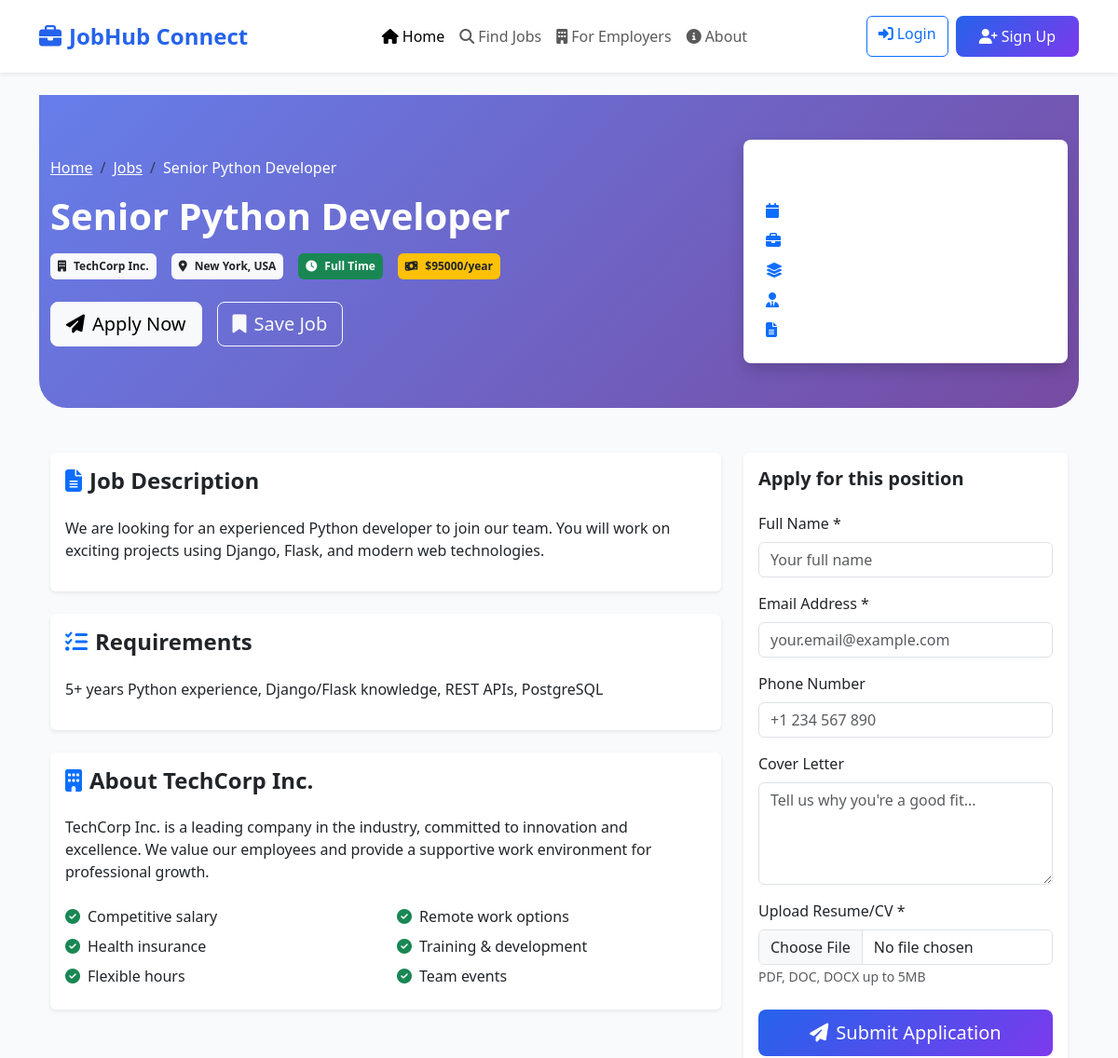
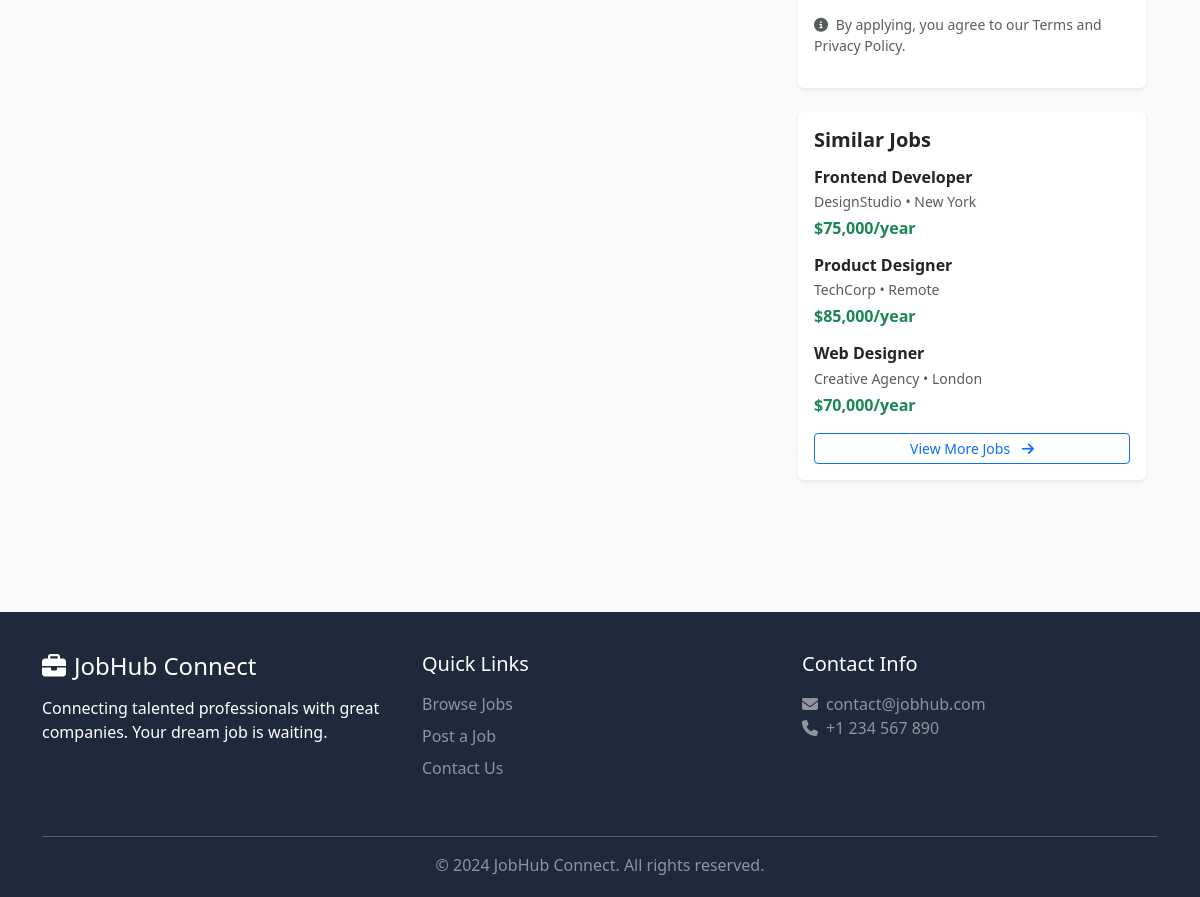
Screenshot of /job/2/ with the database file from the repository (2 pictures, top to bottom).
### jobs/models.py (models this page shows, shortened)
class Job(models.Model):
    JOB_TYPES = [
        ('full_time', 'Full Time'),
        ('part_time', 'Part Time'),
        ('contract', 'Contract'),
        ('internship', 'Internship'),
        ('remote', 'Remote'),
    ]
    CATEGORIES = [
        ('it', 'Information Technology'),
        ('engineering', 'Engineering'),
        ('healthcare', 'Healthcare'),
        ('finance', 'Finance'),
        ('marketing', 'Marketing'),
        ('education', 'Education'),
        ('other', 'Other'),
    ]
    title = models.CharField(max_length=200)
    company = models.CharField(max_length=200)
    location = models.CharField(max_length=200)
    job_type = models.CharField(max_length=20, choices=JOB_TYPES, default='full_time')
    category = models.CharField(max_length=50, choices=CATEGORIES, default='it')
    description = models.TextField()
    requirements = models.TextField()
    salary = models.DecimalField(max_digits=10, decimal_places=2, null=True, blank=True)
    posted_by = models.ForeignKey(User, on_delete=models.CASCADE)
    posted_date = models.DateTimeField(auto_now_add=True)
    is_active = models.BooleanField(default=True)
    class Meta:
        ordering = ['-posted_date']

### jobs/views.py (the view)
# urls.py: path('job/<int:job_id>/', views.job_detail, name='job_detail'),
def job_detail(request, job_id):
    job = get_object_or_404(Job, id=job_id, is_active=True)
    return render(request, 'job_detail.html', {'job': job})

### templates/job_detail.html (shortened to what this page needs)
{% extends 'base.html' %}
{% load static %}
{% block content %}
<section class="hero-section py-5" style="background: linear-gradient(135deg, #667eea 0%, #764ba2 100%);">
    <div class="container">
        <div class="row align-items-center">
            <div class="col-lg-8">
                <nav aria-label="breadcrumb">
                    <ol class="breadcrumb bg-transparent p-0">
                        <li class="breadcrumb-item"><a href="{% url 'home' %}" class="text-white">Home</a></li>
                        <li class="breadcrumb-item"><a href="#" class="text-white">Jobs</a></li>
                        <li class="breadcrumb-item active text-white" aria-current="page">{{ job.title }}</li>
                    </ol>
                </nav>
                <h1 class="text-white fw-bold mb-3">{{ job.title }}</h1>
                <div class="d-flex flex-wrap gap-3 mb-4">
                    <span class="badge bg-light text-dark p-2">
                        <i class="fas fa-building me-2"></i>{{ job.company }}
                    </span>
                    <span class="badge bg-light text-dark p-2">
                        <i class="fas fa-map-marker-alt me-2"></i>{{ job.location }}
                    </span>
                    <span class="badge bg-success p-2">
                        <i class="fas fa-clock me-2"></i>{{ job.get_job_type_display }}
                    </span>
                    {% if job.salary %}
                    <span class="badge bg-warning text-dark p-2">
                        <i class="fas fa-money-bill-wave me-2"></i>${{ job.salary|floatformat:0 }}/year
                    </span>
                    {% endif %}
                </div>
                <div class="d-flex gap-3">
                    <button class="btn btn-light btn-lg" onclick="applyForJob()">
                        <i class="fas fa-paper-plane me-2"></i>Apply Now
                    </button>
                    <button class="btn btn-outline-light btn-lg">
                        <i class="fas fa-bookmark me-2"></i>Save Job
                    </button>
                </div>
            </div>
            <div class="col-lg-4 text-center">
                <div class="bg-white rounded-3 p-4 shadow">
                    <h5 class="fw-bold mb-3">Job Summary</h5>
                    <div class="text-start">
                        <p class="mb-2"><i class="fas fa-calendar me-2 text-primary"></i><strong>Posted:</strong> {{ job.posted_date|date:"M d, Y" }}</p>
                        <p class="mb-2"><i class="fas fa-briefcase me-2 text-primary"></i><strong>Type:</strong> {{ job.get_job_type_display }}</p>
                        <p class="mb-2"><i class="fas fa-layer-group me-2 text-primary"></i><strong>Category:</strong> {{ job.get_category_display }}</p>
                        <p class="mb-2"><i class="fas fa-user-tie me-2 text-primary"></i><strong>Experience:</strong> Mid Level</p>
                        <p class="mb-0"><i class="fas fa-file-alt me-2 text-primary"></i><strong>Applications:</strong> 24 applied</p>
                    </div>
                </div>
            </div>
        </div>
    </div>
</section>
<section class="py-5">
    <div class="container">
        <div class="row">
            <div class="col-lg-8">
                <div class="card border-0 shadow-sm mb-4">
                    <div class="card-body">
                        <h4 class="fw-bold mb-4">
                            <i class="fas fa-file-alt text-primary me-2"></i>Job Description
                        </h4>
                        <p>{{ job.description|linebreaks }}</p>
                    </div>
                </div>
                <div class="card border-0 shadow-sm mb-4">
                    <div class="card-body">
                        <h4 class="fw-bold mb-4">
                            <i class="fas fa-list-check text-primary me-2"></i>Requirements
                        </h4>
                        {{ job.requirements|linebreaks }}
                    </div>
                </div>
                <div class="card border-0 shadow-sm">
                    <div class="card-body">
                        <h4 class="fw-bold mb-4">
                            <i class="fas fa-building text-primary me-2"></i>About {{ job.company }}
                        </h4>
                        <p>{{ job.company }} is a leading company in the industry, committed to innovation and excellence. We value our employees and provide a supportive work environment for professional growth.</p>
                        <div class="row mt-4">
                            <div class="col-md-6">
                                <p class="mb-2"><i class="fas fa-check-circle text-success me-2"></i>Competitive salary</p>
                                <p class="mb-2"><i class="fas fa-check-circle text-success me-2"></i>Health insurance</p>
                                <p class="mb-2"><i class="fas fa-check-circle text-success me-2"></i>Flexible hours</p>
                            </div>
                            <div class="col-md-6">
                                <p class="mb-2"><i class="fas fa-check-circle text-success me-2"></i>Remote work options</p>
                                <p class="mb-2"><i class="fas fa-check-circle text-success me-2"></i>Training & development</p>
                                <p class="mb-2"><i class="fas fa-check-circle text-success me-2"></i>Team events</p>
                            </div>
                        </div>
                    </div>
                </div>
            </div>
            <div class="col-lg-4">
                <div class="card border-0 shadow-sm sticky-top" style="top: 20px;">
                    <div class="card-body">
                        <h5 class="fw-bold mb-4">Apply for this position</h5>
                        <div class="mb-3">
                            <label class="form-label">Full Name *</label>
                            <input type="text" class="form-control" placeholder="Your full name">
                        </div>
                        <div class="mb-3">
                            <label class="form-label">Email Address *</label>
                            <input type="email" class="form-control" placeholder="your.email@example.com">
                        </div>
                        <div class="mb-3">
                            <label class="form-label">Phone Number</label>
                            <input type="tel" class="form-control" placeholder="+1 234 567 890">
                        </div>
                        <div class="mb-3">
                            <label class="form-label">Cover Letter</label>
                            <textarea class="form-control" rows="4" placeholder="Tell us why you're a good fit..."></textarea>
                        </div>
                        <div class="mb-4">
                            <label class="form-label">Upload Resume/CV *</label>
                            <input type="file" class="form-control">
                            <small class="text-muted">PDF, DOC, DOCX up to 5MB</small>
                        </div>
                        <button class="btn btn-primary w-100 btn-lg" onclick="submitApplication()">
                            <i class="fas fa-paper-plane me-2"></i>Submit Application
                        </button>
                        <p class="text-muted small mt-3">
                            <i class="fas fa-info-circle me-1"></i>
                            By applying, you agree to our Terms and Privacy Policy.
                        </p>
                    </div>
                </div>
                <div class="card border-0 shadow-sm mt-4">
                    <div class="card-body">
                        <h5 class="fw-bold mb-3">Similar Jobs</h5>
                        <div class="similar-job mb-3">
                            <h6 class="fw-bold mb-1">Frontend Developer</h6>
                            <p class="text-muted small mb-1">DesignStudio • New York</p>
                            <p class="text-success fw-bold mb-0">$75,000/year</p>
                        </div>
                        <div class="similar-job mb-3">
                            <h6 class="fw-bold mb-1">Product Designer</h6>
                            <p class="text-muted small mb-1">TechCorp • Remote</p>
                            <p class="text-success fw-bold mb-0">$85,000/year</p>
                        </div>
                        <div class="similar-job">
                            <h6 class="fw-bold mb-1">Web Designer</h6>
                            <p class="text-muted small mb-1">Creative Agency • London</p>
                            <p class="text-success fw-bold mb-0">$70,000/year</p>
                        </div>
                        <a href="#" class="btn btn-outline-primary btn-sm w-100 mt-3">
                            View More Jobs <i class="fas fa-arrow-right ms-2"></i>
                        </a>
                    </div>
                </div>
            </div>
        </div>
    </div>
</section>
{% endblock %}

### templates/base.html (style rules this page uses)
:root { --primary-color: #2563eb; --secondary-color: #7c3aed; --accent-color: #10b981; --dark-color: #1e293b; --light-color: #f8fafc; }
body { font-family: 'Segoe UI', Tahoma, Geneva, Verdana, sans-serif; background-color: #f8fafc; }
.btn-primary { background: linear-gradient(135deg, var(--primary-color), var(--secondary-color)); border: none; padding: 10px 25px; border-radius: 8px; font-weight: 500; }
.hero-section { background: linear-gradient(rgba(30, 41, 59, 0.9), rgba(30, 41, 59, 0.9)); color: white; padding: 80px 0; border-radius: 0 0 30px 30px; }

### rows the page displays
Job: title "Senior Python Developer", company "TechCorp Inc.", location "New York, USA", job_type "Full Time", salary "95000", description "We are looking for an experienced Python developer to join our team. You will work on exciting projects using Django, Flask, and modern web technologies.", requirements "5+ years Python experience, Django/Flask knowledge, REST APIs, PostgreSQL"
